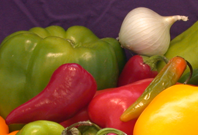
%> input picture 5th sem/image processing lab/college/onion.png, 198 x 135 px
$ octave day1.m   (GNU Octave 9; MATLAB toolbox functions it lacks are replaced by stand-ins)
%> lines starting %> are read from the running program, lines starting %| are printed output that depends on the picture; in (x1, y1, x2, y2) boxes, pixels count from 0 and x2, y2 are one past the last pixel; in counts of white or black regions, pixels touching at a corner belong together; the program's own positions count from 1
i=imread('onion.png');
%> i is the input picture: size 135x198x3 uint8; mean R, G, B 137.3, 92.8, 45.3
imshow(i);
figure();
imshow(i(:,:,1));
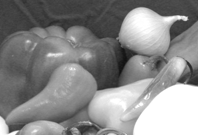
%> displayed picture: size 135x198, on the screen's scale of 0 to 255; min 16, max 255, mean 137.3
figure();
imshow(i(:,:,2));
figure();
imshow(i(:,:,3));
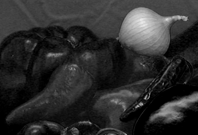
%> displayed picture: size 135x198, on the screen's scale of 0 to 255; min 0, max 233, mean 45.3

i1=imnoise(i,'salt & pepper', 0.1);
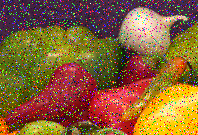
%> i1: size 135x198x3 uint8; mean R, G, B 136.1, 96.3, 54.1
figure();
imshow(i1);

i2(:,:,1)=medfilt2(i1(:,:,1),[3 3]);
i2(:,:,2)=medfilt2(i1(:,:,2),[3 3]);
i2(:,:,3)=medfilt2(i1(:,:,3),[3 3]);
%> i2: size 135x198x3 uint8
figure();
imshow(i2);

i3=rgb2gray(i);
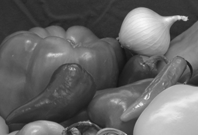
%> i3: size 135x198 uint8; min 20, max 247, mean 100.7
figure()
imhist(i3);
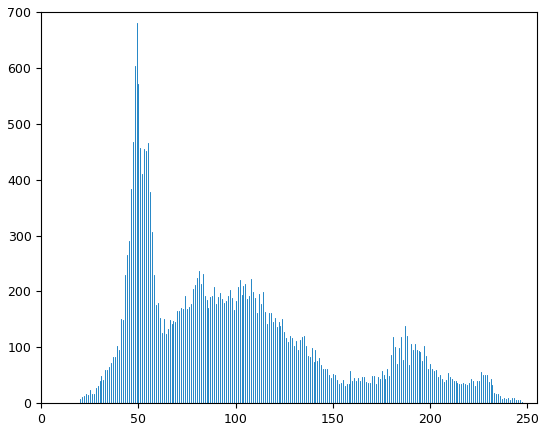
%> figure redrawn from the program's plot data; highest point at x = 49, y = 680

Mean=mean2(i3);
%> Mean = 100.7
SD=std2(i3);
%> SD = 41.27

i4=im2bw(i3);
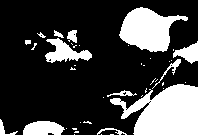
%> i4: size 135x198 logical; 25.2% white; 42 white regions (29 under 20 px), largest, box (x1, y1, x2, y2) and area: (110, 84, 198, 135) 2944, (119, 7, 188, 52) 1811, (45, 38, 92, 63) 583
figure();
imshow(i3);

i5=edge(i3,'sobel');
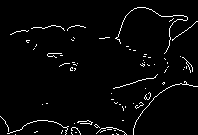
%> i5: size 135x198 logical; 3% white in thin lines or dots
figure();
imshow(i5)

$ run again, with 5th sem/image processing lab/college/image.jpeg saved as 5th sem/image processing lab/college/onion.png
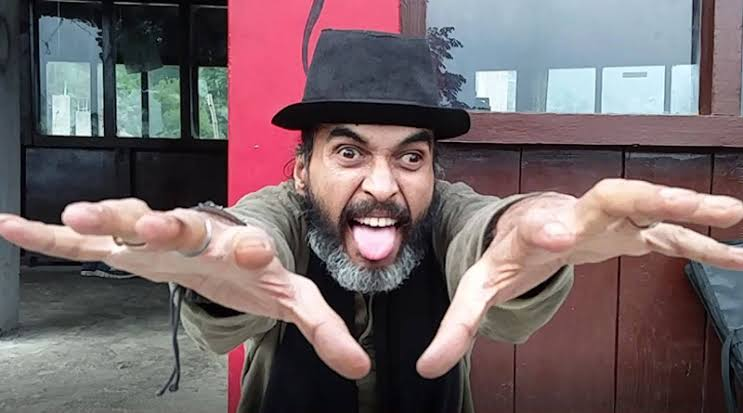
%> input picture 5th sem/image processing lab/college/image.jpeg, 743 x 413 px
%> i is the input picture: size 413x743x3 uint8; mean R, G, B 116.6, 101.1, 103.9
%> Mean = 106.1
%> SD = 48.36
%> `i4=im2bw(i3);`:
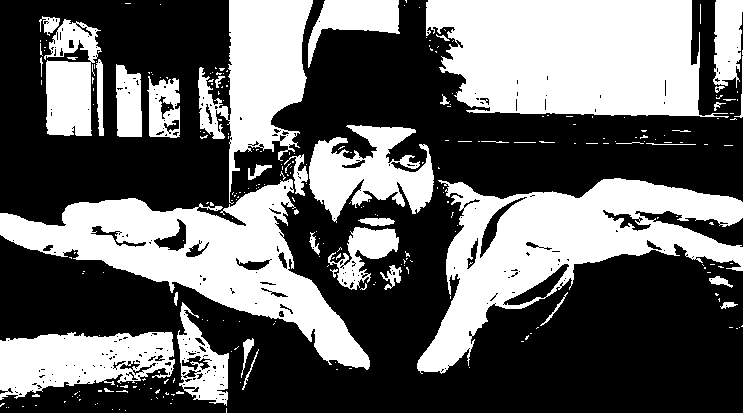
%> i4: size 413x743 logical; 39.9% white; 283 white regions (240 under 20 px), largest, box (x1, y1, x2, y2) and area: (426, 0, 729, 118) 28170, (417, 178, 743, 374) 24302, (0, 179, 370, 370) 23131
%> `i5=edge(i3,'sobel');`:
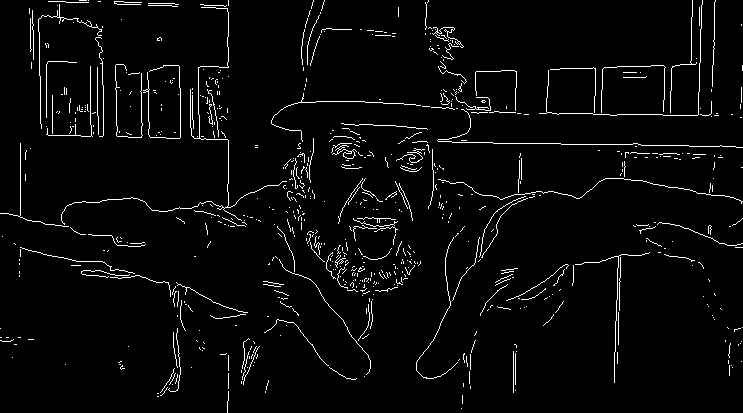
%> i5: size 413x743 logical; 3.4% white in thin lines or dots
